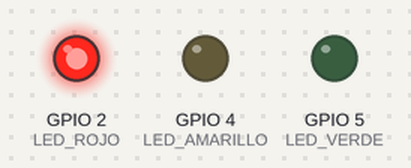
The sketch below on a simulated ESP32. Shown: output pins drawn as LEDs (lit = HIGH). What the sketch prints to the serial monitor is not drawn.

Above: at 2.5 s.
At 6.0 s:
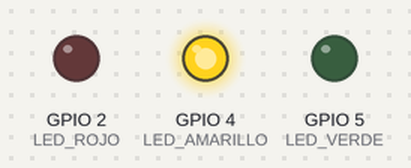
At 8.5 s:
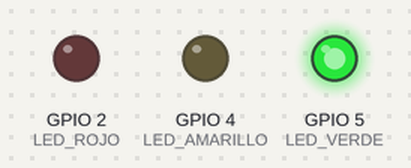
Timing chart, 0 to 13.0 s (numbered marks = the images above):
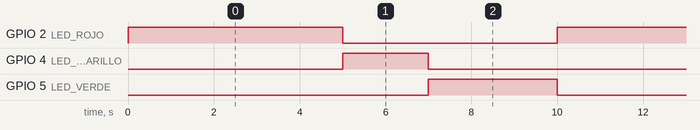

Measured:
- by itself, GPIO 2 (LED_ROJO): alternates HIGH for 5.0 s and LOW for 5.0 s
- by itself, GPIO 4 (LED_AMARILLO): alternates HIGH for 2.0 s and LOW for 8.0 s
- by itself, GPIO 5 (LED_VERDE): alternates HIGH for 3.0 s and LOW for 7.0 s

The sketch:

semaforo.ino
```cpp
// Semáforo simulado con ESP32 y LEDs
// Componentes: 3 LEDs, 3 Resistencias 220Ω
// Pines utilizados:
// - LED_ROJO: GPIO 2
// - LED_AMARILLO: GPIO 4
// - LED_VERDE: GPIO 5

#include <Arduino.h>

// Constantes para los pines de los LEDs
const int LED_ROJO = 2;
const int LED_AMARILLO = 4;
const int LED_VERDE = 5;

void setup() {
  // Inicializa la comunicación serial a 115200 baudios
  Serial.begin(115200);

  // Configura los pines como salida para los LEDs
  pinMode(LED_ROJO, OUTPUT);
  pinMode(LED_AMARILLO, OUTPUT);
  pinMode(LED_VERDE, OUTPUT);

  // Imprime un mensaje en la consola para confirmar el inicio del semáforo
  Serial.println("Semáforo iniciado");
}

void loop() {
  // Simula el funcionamiento del semáforo con una duración de 10 segundos por cada estado
  for (int i = 0; i < 30; i++) { // 3 ciclos x 10 segundos = 30 segundos en total
    // Estado rojo: 5 segundos
    digitalWrite(LED_ROJO, HIGH);
    digitalWrite(LED_AMARILLO, LOW);
    digitalWrite(LED_VERDE, LOW);
    delay(5000);

    // Estado amarillo: 2 segundos
    digitalWrite(LED_ROJO, LOW);
    digitalWrite(LED_AMARILLO, HIGH);
    digitalWrite(LED_VERDE, LOW);
    delay(2000);

    // Estado verde: 3 segundos
    digitalWrite(LED_ROJO, LOW);
    digitalWrite(LED_AMARILLO, LOW);
    digitalWrite(LED_VERDE, HIGH);
    delay(3000);
  }
}
```
